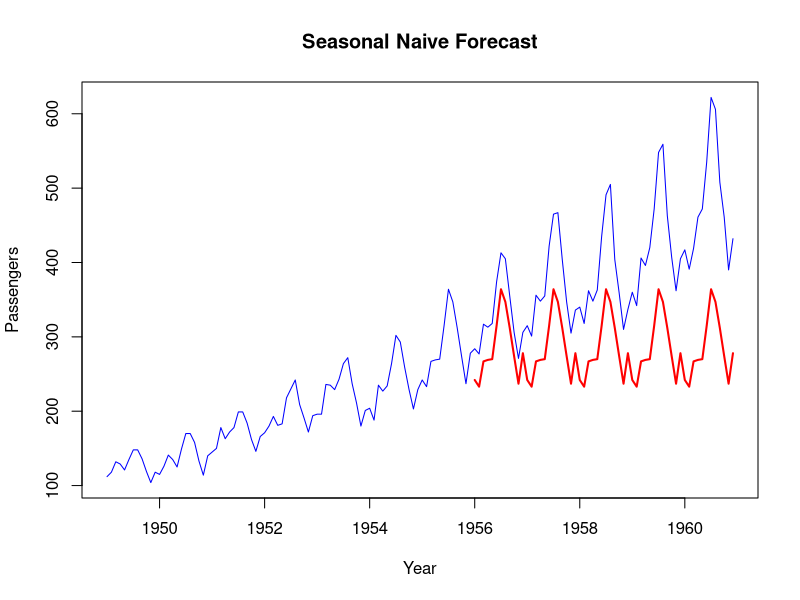

Generate this figure with R:
## ---- chunk 1
library(forecast)
library(MLmetrics)
data <- AirPassengers#Create samples
training <- window(data, start = c(1949,1), end = c(1955,12))
validation <- window(data, start = c(1956,1))
## ---- chunk 2
naive <- snaive(training, h = length(validation))
MAPE(naive$mean, validation) * 100
## ---- chunk 3
plot(data, col="blue", xlab="Year", ylab="Passengers", main="Seasonal Naive Forecast", type='l')
lines(naive$mean, col="red", lwd=2)
## ---- chunk 4
ets_model <-  ets(training, allow.multiplicative.trend = TRUE)
summary(ets_model)
## ---- chunk 5
ets_forecast <- forecast(ets_model, h=length(validation))

MAPE(ets_forecast$mean, validation) *100
